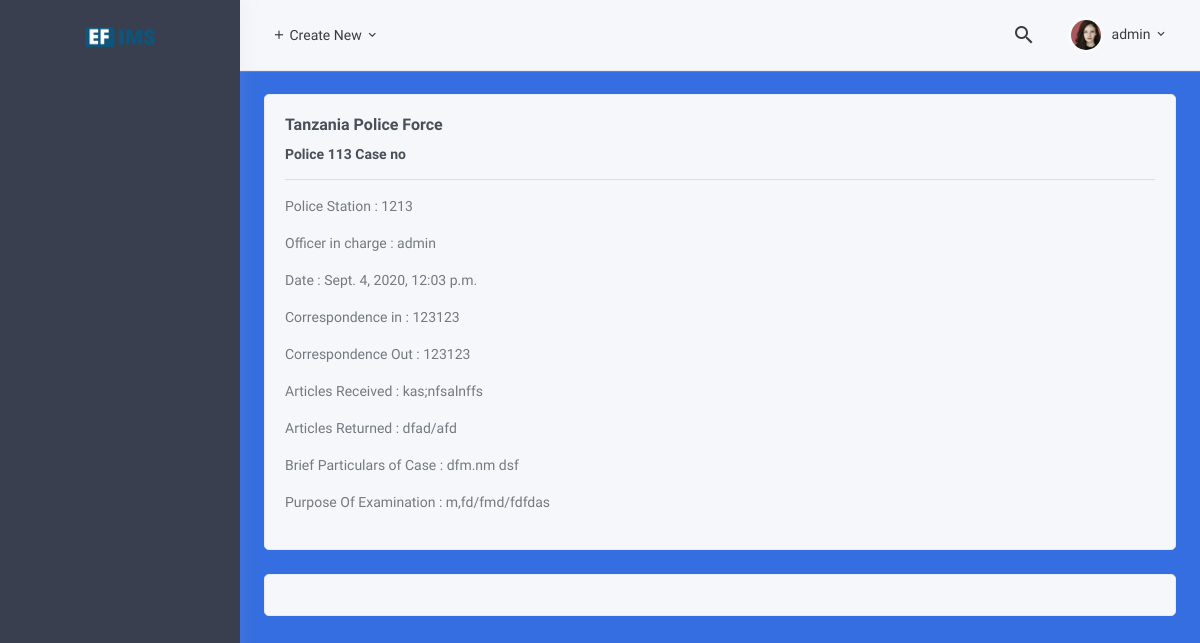
/dna/police113/1 (signed in), run on the app's committed database.
### dna/models.py (models this page shows, shortened)
class PoliceForm113(models.Model):
    date = models.DateTimeField(verbose_name="date",auto_now_add=True)
    Station = models.CharField(verbose_name="Station", max_length=160,null=False,blank=False)
    receicer = models.ForeignKey('auth.User',on_delete=models.CASCADE,related_name="checked_by",verbose_name="Checkd and Received by")
    correspondin = models.CharField(verbose_name="Correspondence in", max_length=100,null=False,blank=False)
    correspondout = models.CharField(verbose_name="Correspondence Out", max_length=100,null=False,blank=False)
    articles = models.TextField(verbose_name="Articles Received")
    articlesrtn = models.TextField(verbose_name="Articles Returned")
    brief = models.TextField(verbose_name="Brief Particulars of Case")
    purpose = models.TextField(verbose_name="Purpose Of Examination")
    eximiner = models.ForeignKey(Client,on_delete=models.CASCADE,related_name="eximiner",verbose_name="Eximined by")
    class Meta:
        verbose_name = 'Police Form 113'
        verbose_name_plural = 'Police Form113'

### dna/views.py (the view)
# urls.py: path('police113/<int:pk>',views.Policeform113Detail.as_view(),name="police-detail"),
class Policeform113Detail(LoginRequiredMixin,DetailView):
    model = PoliceForm113
    context_object_name = "dna"
    template_name = "dna/police113-detail.html"
    def get_context_data(self, **kwargs):
        context = super().get_context_data(**kwargs)
        context["form"] = Police113ReportForm
        context['report'] = PoliceForm113Report.objects.filter(case=self.get_object())
        return context

### balistic/templatetags/ballistic_tags.py (called while the page is built)
@register.filter(name='has_group')
def has_group(user, group_name):
    group = Group.objects.get(name=group_name)
    return True if group in user.groups.all() else False

### template/dna/police113-detail.html (shortened to what this page needs)
{% extends 'ballistic/base.html' %}
{% load crispy_forms_tags %}
{% load ballistic_tags %}
{% load static %}
{% block content %}
<div id="layout-wrapper">
    {% include 'include/navbar.html' %}
    <div class="main-content">
        <div class="page-content">
            <div class="container-fluid">
                <div class="row">
                    <div class="col-xl-12">
                        <div class="card">
                            <div class="card-body">
                                <h4 class="card-title">
                                    Tanzania Police Force
                                </h4>
                                <h6>Police 113 Case no</h6>
                                <hr>
                                <p>Police Station : {{ dna.Station }}</p>
                                <p>Officer in charge : {{dna.receicer}}</p>
                                <p>Date : {{ dna.date }}</p>
                                <p>Correspondence in : {{ dna.correspondin }}</p>
                                <p>Correspondence Out : {{ dna.correspondout }}</p>
                                <p>Articles Received : {{ dna.articles }}</p>
                                <p>Articles Returned : {{ dna.articlesrtn }}</p>
                                <p>Brief Particulars of Case : {{ dna.brief }}</p>
                                <p>Purpose Of Examination : {{ dna.purpose }}</p>
                            </div>
                        </div>
                        {% if not report and request.user|has_group:"Biology-dna" %}
                        <div class="card">
                            <div class="card-body">
                                <h4 class="card-title">
                                    Form Report {{ballistic}}
                                </h4>
                                <form action="{% url 'ballistic:report' %}" method="POST">
                                    {% csrf_token %}
                                    {{form | crispy}}
                                    <div class="mb-3 text-center">
                                        <input type="hidden" name="case_id" value="{{id}}">
                                        <button class="btn btn-primary btn-block" type="submit"> Create Report
                                        </button>
                                    </div>
                                </form>
                            </div>
                        </div>
                        {% else %}
                        <div class="card">
                            <div class="card-body">
                            </div>
                        </div>
                        {% endif %}
                    </div>
                </div>
            </div>
        </div>
    </div>
</div>
{% endblock content %}

### template/include/navbar.html (shortened to what this page needs)
{% load static %}
{% load ballistic_tags %}
<header id="page-topbar">
    <div class="navbar-header">
        <div class="d-flex align-items-left">
            <div class="dropdown d-none d-sm-inline-block">
                <button type="button" class="btn header-item waves-effect" id="page-header-user-dropdown" data-toggle="dropdown" aria-haspopup="true" aria-expanded="false">
                    <i class="mdi mdi-plus"></i> Create New
                    <i class="mdi mdi-chevron-down d-none d-sm-inline-block"></i>
                </button>
            </div>
        </div>
        <div class="d-flex align-items-right">
            <div class="dropdown d-none d-sm-inline-block ml-2">
                <button type="button" class="btn header-item noti-icon waves-effect" id="page-header-search-dropdown" data-toggle="dropdown" aria-haspopup="true" aria-expanded="false">
                    <i class="mdi mdi-magnify"></i>
                </button>
            </div>
            <div class="dropdown d-inline-block ml-2">
                <button type="button" class="btn header-item waves-effect" id="page-header-user-dropdown" data-toggle="dropdown" aria-haspopup="true" aria-expanded="false">
                    <img class="rounded-circle header-profile-user" src="{% static 'assets/images/users/avatar-3.jpg' %}" alt="Header Avatar">
                    <span class="d-none d-sm-inline-block ml-1">{{user.username}}</span>
                    <i class="mdi mdi-chevron-down d-none d-sm-inline-block"></i>
                </button>
            </div>
        </div>
    </div>
</header>
<div class="vertical-menu mm-active">
    <div data-simplebar="init" class="h-100 mm-show"><div class="simplebar-wrapper" style="margin: 0px;"><div class="simplebar-height-auto-observer-wrapper"><div class="simplebar-height-auto-observer"></div></div><div class="simplebar-mask"><div class="simplebar-offset" style="right: -15px; bottom: 0px;"><div class="simplebar-content-wrapper" style="height: 100%; overflow: hidden scroll;"><div class="simplebar-content" style="padding: 0px;">
        <div class="navbar-brand-box">
            <a href="index.html" class="logo">
                <img src="{% static 'assets/images/logo-dark.png' %}">
            </a>
        </div>
        <div id="sidebar-menu" class="mm-active">
        </div>
    </div></div></div></div><div class="simplebar-placeholder" style="width: auto; height: 657px;"></div></div></div>
</div>

### data on the page
PoliceForm113: Station "1213", receicer "admin", date "Sept. 4, 2020, 12:03 p.m.", correspondin "123123", correspondout "123123", articles "kas;nfsalnffs", articlesrtn "dfad/afd", brief "dfm.nm dsf", purpose "m,fd/fmd/fdfdas"

### other printed values
{{ user.username }} "admin"
